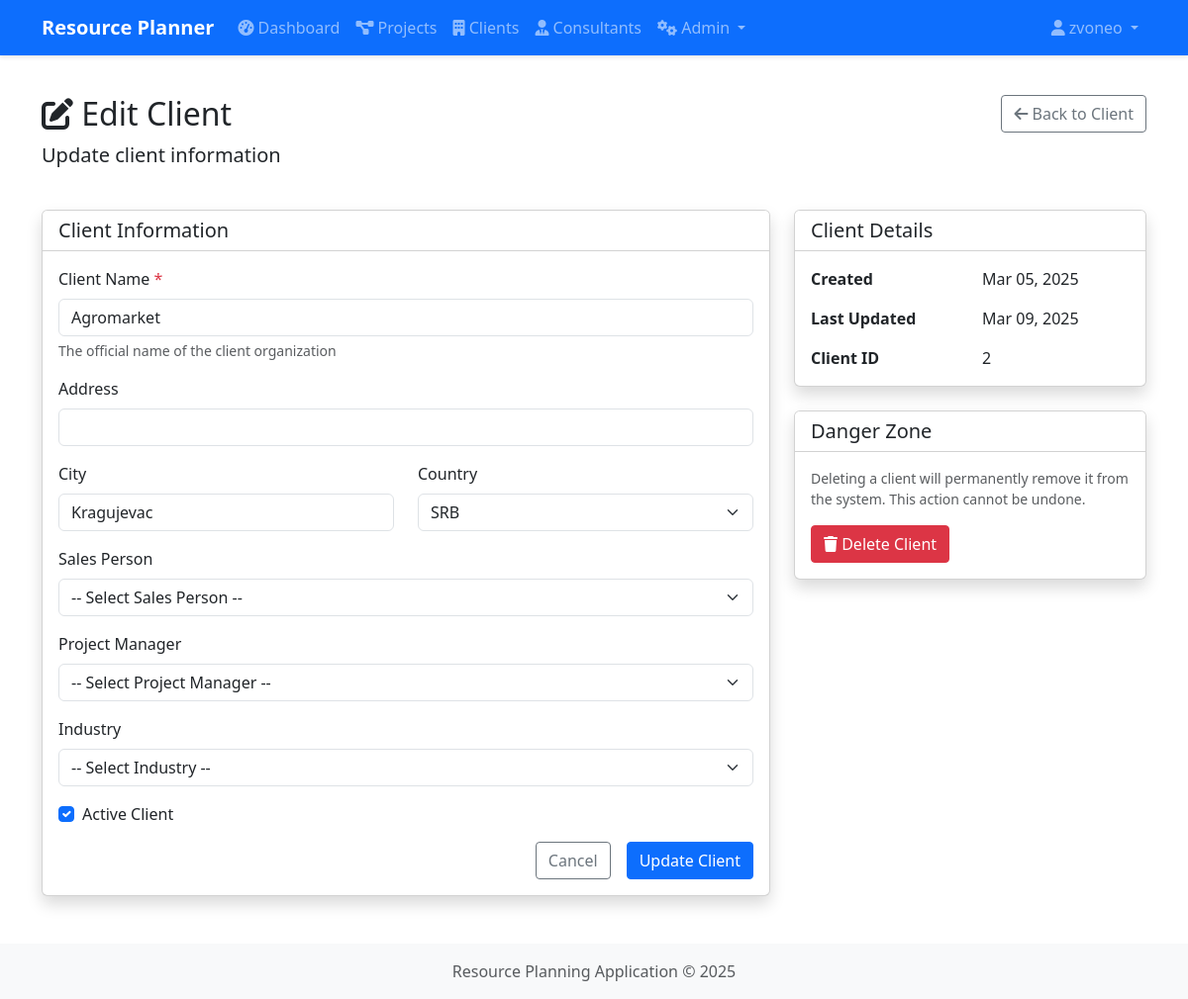
Page /clients/edit/2 (signed in) on the earlier database version.
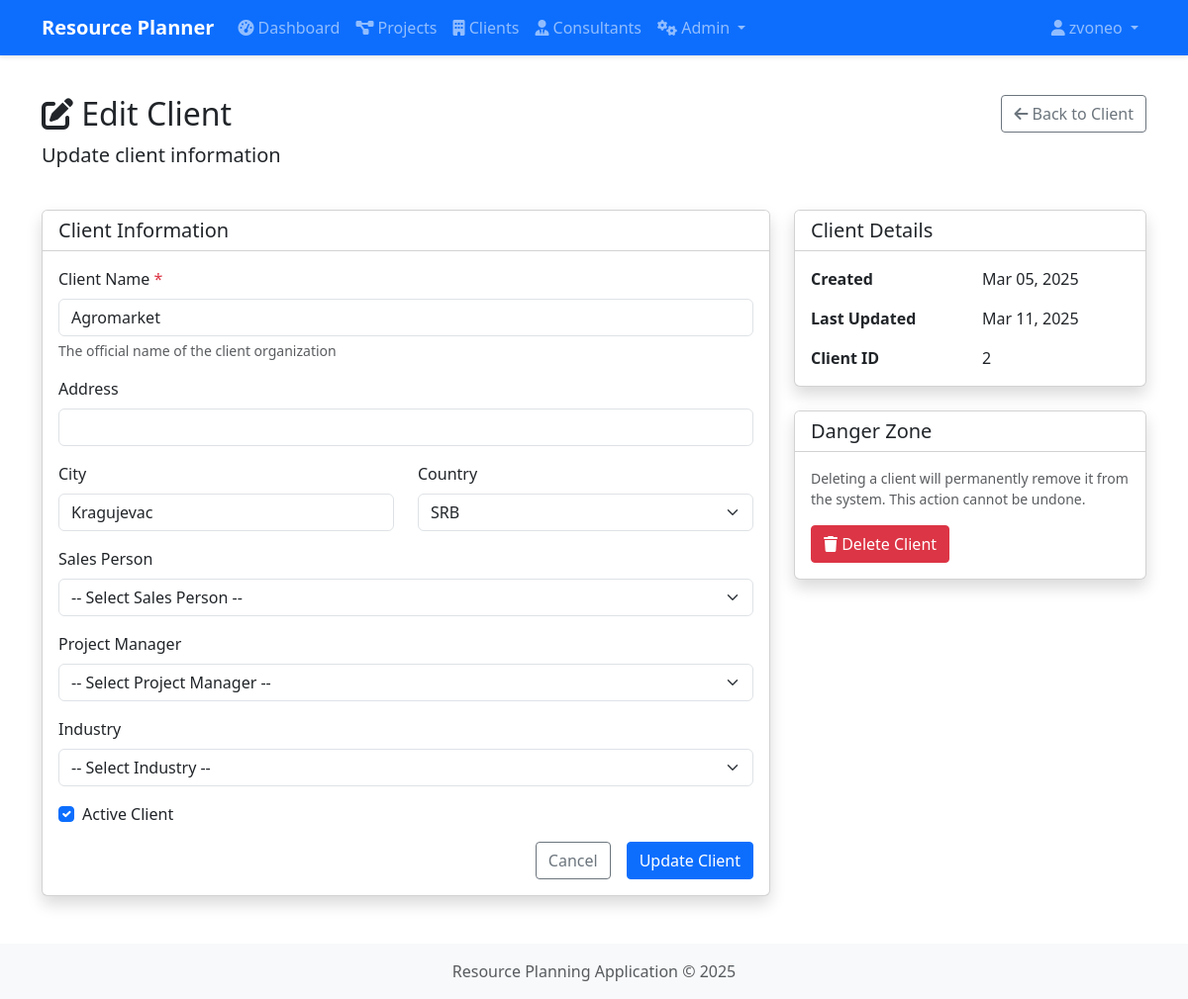
Same page on the later database version.
### app/models.py (models this page shows, shortened)
class Client(db.Model):
    __tablename__ = 'clients'
    id = db.Column(db.Integer, primary_key=True)
    name = db.Column(db.String(100), nullable=False)
    address = db.Column(db.String(200))
    city = db.Column(db.String(100))
    country_id = db.Column(db.Integer, db.ForeignKey('list_items.id'))
    sales_person = db.Column(db.String(100))  # Sales person name
    project_manager = db.Column(db.String(100))  # Project manager name
    industry = db.Column(db.String(100))  # Industry field
    active = db.Column(db.Boolean, default=True)  # Active status
    created_at = db.Column(db.DateTime, default=datetime.utcnow)
    updated_at = db.Column(db.DateTime, default=datetime.utcnow, onupdate=datetime.utcnow)
    projects = db.relationship('Project', backref='client', lazy=True)
    project_templates = db.relationship('ProjectTemplate', backref='client', lazy=True)

class ListItem(db.Model):
    __tablename__ = 'list_items'
    id = db.Column(db.Integer, primary_key=True)
    list_id = db.Column(db.Integer, db.ForeignKey('lists.id', ondelete='CASCADE'), nullable=False)
    value = db.Column(db.String(100), nullable=False)
    description = db.Column(db.Text)
    order = db.Column(db.Integer)
    created_at = db.Column(db.DateTime, default=datetime.utcnow)
    updated_at = db.Column(db.DateTime, default=datetime.utcnow, onupdate=datetime.utcnow)
    clients = db.relationship('Client', backref='country', lazy=True)

### app/routes/clients.py (the view, shortened to what this page needs)
@clients_bp.route('/edit/<int:client_id>', methods=['GET', 'POST'])
@login_required
@manager_required
def edit_client(client_id):
    client = Client.query.get_or_404(client_id)
    countries_list = List.query.filter_by(name='Countries').first()
    if countries_list:
        countries = countries_list.items
    else:
        countries = []
    sales_list = List.query.filter_by(name='Sales').first()
    if sales_list:
        sales_persons = sales_list.items
    else:
        sales_persons = []
    industries_list = List.query.filter_by(id=5).first()
    if industries_list:
        industries = industries_list.items
    else:
        industries = []
    pm_role = Role.query.filter_by(name='Project Manager').first()
    if pm_role:
        project_managers = [user for user in pm_role.users]
    else:
        project_managers = []
    return render_template('clients/edit.html',
                          client=client,
                          countries=countries,
                          sales_persons=sales_persons,
                          project_managers=project_managers,
                          industries=industries)

### app/routes/clients.py (called while the page is built)
def user_has_role(user, role_name):
    return utils_user_has_role(user, role_name)

def manager_required(f):
    @wraps(f)
    def decorated_function(*args, **kwargs):
        if not current_user.is_authenticated or not (user_has_role(current_user, 'Admin') or user_has_role(current_user, 'Manager') or current_user.username == 'admin'):
            flash('You do not have permission to access this page.', 'danger')
            return redirect(url_for('clients.list_clients'))
        return f(*args, **kwargs)
    return decorated_function

### app/utils.py (called while the page is built, shortened)
def user_has_role(user, role_name):
    if not user or not user.is_authenticated:
        return False
    try:
        role = Role.query.filter_by(name=role_name).first()
        if role and role in user.roles:
            return True
    except SQLAlchemyError as e:
        current_app.logger.error(f"Error checking role {role_name} for user {user.username}: {str(e)}")
        if role_name == 'Admin' and user.username == 'admin':
            return True
    return False

### app/templates/clients/edit.html (shortened to what the changed rows need)
{% extends 'base.html' %}
{% block content %}
<div class="row mb-4">
    <div class="col">
        <h1 class="h2">
            <i class="fas fa-edit"></i> Edit Client
        </h1>
    </div>
</div>
<div class="row">
    <div class="col-md-8">
        <div class="card shadow">
            <div class="card-body">
                <form method="POST" action="{{ url_for('clients.edit_client', client_id=client.id) }}">
                    <div class="mb-3">
                        <label for="name" class="form-label">Client Name <span class="text-danger">*</span></label>
                        <input type="text" class="form-control" id="name" name="name" value="{{ client.name }}" required>
                        <div class="form-text">The official name of the client organization</div>
                    </div>
                    <div class="row mb-3">
                        <div class="col-md-6">
                            <label for="city" class="form-label">City</label>
                            <input type="text" class="form-control" id="city" name="city" value="{{ client.city or '' }}">
                        </div>
                        <div class="col-md-6">
                            <label for="country_id" class="form-label">Country</label>
                            <select class="form-select" id="country_id" name="country_id">
                                {% for country in countries %}
                                <option value="{{ country.id }}" {% if client.country_id == country.id %}selected{% endif %}>
                                    {{ country.value }}
                                </option>
                                {% endfor %}
                            </select>
                        </div>
                    </div>
                    <div class="mb-3 form-check">
                        <input type="checkbox" class="form-check-input" id="active" name="active" {% if client.active %}checked{% endif %}>
                        <label class="form-check-label" for="active">Active Client</label>
                    </div>
                </form>
            </div>
        </div>
    </div>
    <div class="col-md-4">
        <div class="card shadow mb-4">
            <div class="card-body">
                <div class="row mb-3">
                    <div class="col-6 fw-bold">Created</div>
                    <div class="col-6">{{ client.created_at.strftime('%b %d, %Y') }}</div>
                </div>
                <div class="row mb-3">
                    <div class="col-6 fw-bold">Last Updated</div>
                    <div class="col-6">{{ client.updated_at.strftime('%b %d, %Y') }}</div>
                </div>
                <div class="row">
                    <div class="col-6 fw-bold">Client ID</div>
                    <div class="col-6">{{ client.id }}</div>
                </div>
            </div>
        </div>
    </div>
</div>
{% endblock %}

Differences in the rows shown:
changed Client "Agromarket": updated_at "Mar 09, 2025" → "Mar 11, 2025"
